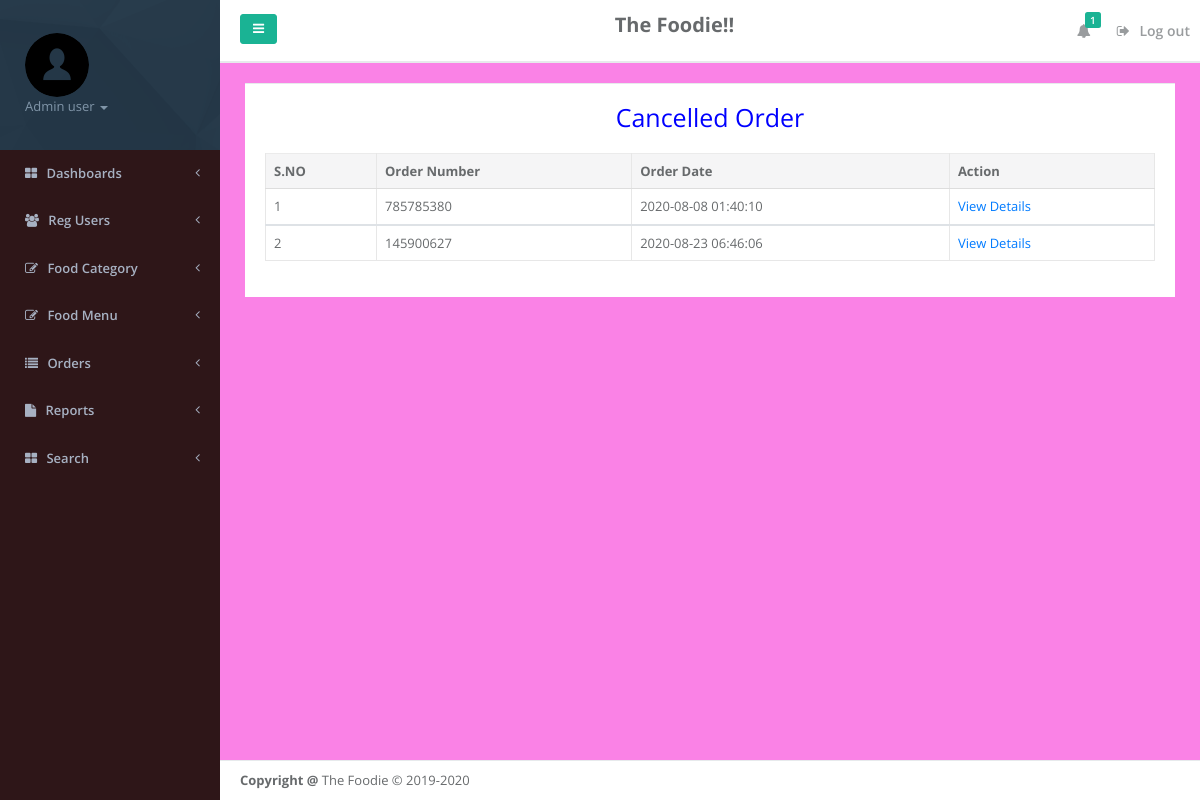
Page /fos/admin/canclled-order.php (signed in) on the committed database.
### tables this page shows
CREATE TABLE `tblorderaddresses` (
  `ID` int(11) NOT NULL,
  `UserId` char(100) DEFAULT NULL,
  `Ordernumber` char(100) DEFAULT NULL,
  `Flatnobuldngno` varchar(255) DEFAULT NULL,
  `StreetName` varchar(255) DEFAULT NULL,
  `Area` varchar(255) DEFAULT NULL,
  `Landmark` varchar(255) DEFAULT NULL,
  `City` varchar(255) DEFAULT NULL,
  `OrderTime` timestamp NOT NULL DEFAULT current_timestamp(),
  `OrderFinalStatus` varchar(255) DEFAULT NULL
);

### fos/admin/canclled-order.php (the view, shortened to what this page needs)
<?php
include('includes/dbconnection.php');
if (strlen($_SESSION['fosaid']==0)) {
  header('location:logout.php');
  } else{
  ?>
<!DOCTYPE html>
<html>
<head>
    <link href="css/bootstrap.min.css" rel="stylesheet">
    <link href="font-awesome/css/font-awesome.css" rel="stylesheet">
    <link href="css/plugins/iCheck/custom.css" rel="stylesheet">
    <link href="css/plugins/steps/jquery.steps.css" rel="stylesheet">
    <link href="css/animate.css" rel="stylesheet">
    <link href="css/style.css" rel="stylesheet">
</head>
<body>
    <div id="wrapper">
    <?php include_once('includes/leftbar.php');?>
        <div id="page-wrapper" class="gray-bg">
             <?php include_once('includes/header.php');?>
        <div class="row border-bottom">
        </div>
        <div class="wrapper wrapper-content animated fadeInRight">
            <div class="row">
                <div class="col-lg-12">
                    <div class="ibox">
                        <div class="ibox-content">
                                 <table class="table table-bordered mg-b-0">
     <p style="text-align: center; color: blue; font-size: 25px">Cancelled Order</p>
              <thead>
                <tr>
                  <th>S.NO</th>
                  <th>Order Number</th>
                  <th>Order Date</th>
                  <th>Action</th>
                </tr>
              </thead>
              <?php
$ret=mysqli_query($con,"select * from tblorderaddresses where OrderFinalStatus='Order Cancelled'");
$cnt=1;
while ($row=mysqli_fetch_array($ret)) {
?>
              <tbody>
                <tr>
                  <td><?php echo $cnt;?></td>
                  <td><?php  echo $row['Ordernumber'];?></td>
                  <td><?php  echo $row['OrderTime'];?></td>
                                    <td><a href="viewfoodorder.php?orderid=<?php echo $row['Ordernumber'];?>">View Details</a>
                </tr>
                <?php
$cnt=$cnt+1;
}?>
              </tbody>
            </table>
                        </div>
                    </div>
                    </div>
                </div>
            </div>
        <?php include_once('includes/footer.php');?>
        </div>
        </div>
</body>
</html>
<?php } ?>

### fos/admin/includes/leftbar.php (shortened to what this page needs)
    <nav class="navbar-default navbar-static-side" role="navigation">
        <div class="sidebar-collapse">
            <ul class="nav metismenu" id="side-menu">
                <li class="nav-header">
                    <div class="dropdown profile-element">
                        <img alt="image" class="rounded-circle" src="img/user.png"/>
                        <a data-toggle="dropdown" class="dropdown-toggle" href="#">
                            <?php
$admid=$_SESSION['fosaid'];
$ret=mysqli_query($con,"select AdminName from tbladmin where ID='$admid'");
$row=mysqli_fetch_array($ret);
$name=$row['AdminName'];
?>
                            <span class="text-muted text-xs block"><?php echo $name; ?> <b class="caret"></b></span>
                        </a>
                    </div>
                </li>
                <li>
                    <a href="dashboard.php"><i class="fa fa-th-large"></i> <span class="nav-label">Dashboards</span> <span class="fa arrow"></span></a>
                                    </li>
                                    <li>
                    <a href="user-detail.php"><i class="fa fa-users"></i> <span class="nav-label">Reg Users</span> <span class="fa arrow"></span></a>
                                    </li>
                <li>
                    <a href="#"><i class="fa fa-edit"></i> <span class="nav-label">Food Category</span><span class="fa arrow"></span></a>
                </li>
 <li>
                    <a href="#"><i class="fa fa-edit"></i> <span class="nav-label">Food Menu</span><span class="fa arrow"></span></a>
                </li>
                <li>
                    <a href="#"><i class="fa fa-list"></i> <span class="nav-label">Orders</span><span class="fa arrow"></span></a>
                </li>
                   <li>
                    <a href="#"><i class="fa fa-file"></i> <span class="nav-label">Reports</span><span class="fa arrow"></span></a>
                </li>
                <li>
                    <a href="search.php"><i class="fa fa-th-large"></i> <span class="nav-label">Search</span> <span class="fa arrow"></span></a>
                                    </li>
            </ul>
        </div>
    </nav>

### rows in the picture
tblorderaddresses: Ordernumber "785785380", OrderTime "2020-08-08 01:40:10"
tblorderaddresses: Ordernumber "145900627", OrderTime "2020-08-23 06:46:06"

### other values in the picture
$name "Admin user"
$num "1"
